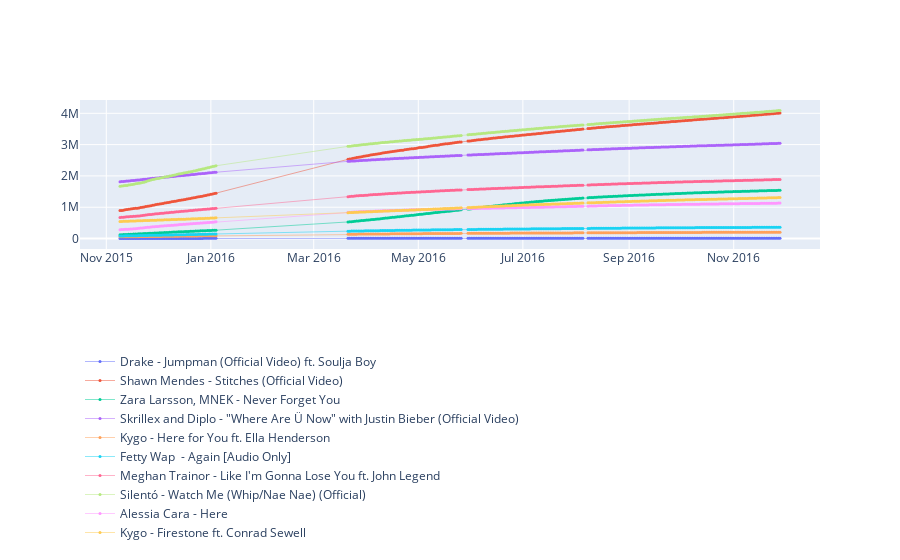
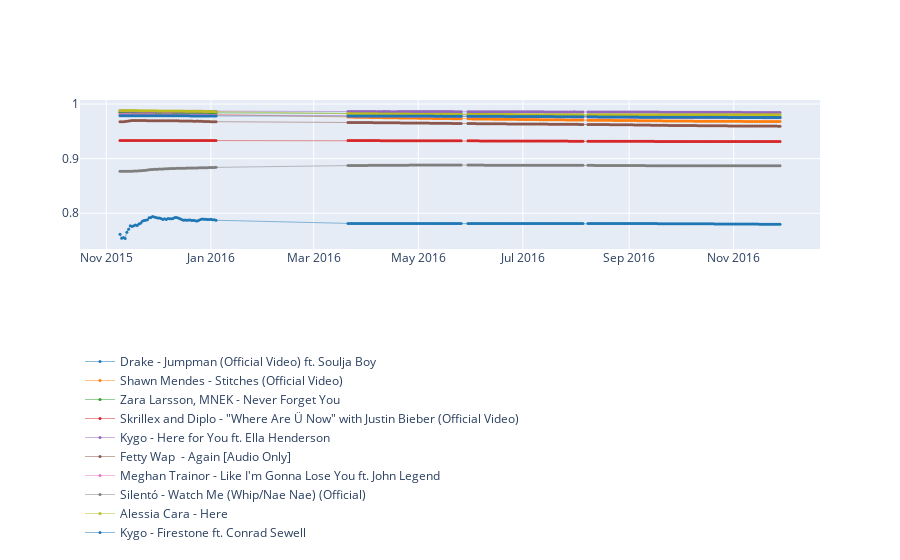

Notebook cell for these charts, in order:
### Markdown cell above
## Assignment 1 - Cascading effects

include:
- plot
- code explanation

Read the material in Chapter 16 on cascading effects. Plot the difference between the number of likes and dislikes for several songs.

Do you think we observe cascading effects? Is there a difference between songs that are already popular (in the top-100) and those that are not (megahit or alarmschijf)?. The model in Chapter 16 in its pure form cannot be applied to music preferences. Why not? Can you modify the model accordingly? Can you quantify cascading effects in this setting?

There is no one right answer right to this question, and the answer may depend on a particular song. Make your conclusions based on your data and present clear arguments.

# TODO explain drake jumpman. Nummer met laag aantal views, duidelijke cascading.

### Code cell
#TODO plot likes vs dislikes for several songs categorizeb by popularity
#TODO why cant the ch 16 model bot be applied to songs (int vs bool)
#TODO change model to work for songs
#TODO quantify cascading effect
#TODO comment code
#TODO pretty graphs

def find_songs(dataframe,mode='relative_likes'):
    dt_songs = {}
    
    for index, row in sorted(dataframe.iterrows(), key=lambda k: k[1]['timestamp']):
        y_id = row['song']
        if mode=='relative_likes':
            data = int(row['likes'])-int(row['dislikes'])
        elif mode=='like_ratio':
            data = int(row['likes'])/int(row['votes'])
        elif mode=='expectation':
            data = int(row['views'])
        else:
            data = int(row[mode])
            
        
        if mode=='expectation':
            data2 = int(row['likes'])
        else:
            data2 = row['timestamp']
        
        if y_id not in dt_songs.keys():
            dt_songs[y_id] = [[data],[data2]]
        else:
            dt_songs[y_id][0].append(data)
            dt_songs[y_id][1].append(data2)
                        
    return(dt_songs)
     


def draw_linechart(figure,dt_data,plot_trendline=False,**kwargs):
    colors=plotly.colors.DEFAULT_PLOTLY_COLORS
    i=0    
    if plot_trendline:
        all_x = [data[1] for song, data in dt_data.items()]
        flattened_x = [item for sublist in all_x for item in sublist]
    for song, data in dt_data.items():
        color = colors[i]
        kwargs['y'] = data[0]
        kwargs['x'] = data[1]
        kwargs['name']=song
        mode='markers+lines'
        line={'width':0.5,'color':color}
        marker={'size':3,'color':color}
        try:
            mode = kwargs['mode']
        except:
            pass
        try:
            line = kwargs['line']
        except:
            pass
        try:
            marker = kwargs['marker']
        except:
            pass
        figure.add_trace(go.Scatter(kwargs,mode=mode,line=line,marker=marker))
        
        
        if plot_trendline:
            trendline = np.poly1d(np.polyfit(kwargs['x'],kwargs['y'],1))
            figure.add_trace(go.Scatter(x=flattened_x,y=trendline(flattened_x),mode='lines',name='Trendline for' + song,line={'width':0.3,'color':color,'dash':'dot'}))

        i = (i + 1) % (len(colors)-1 ) 
        
    
def get_n_songs(data,n=None):
    if n:
        return data[data.song.isin(data.song.sample(n=n))]
    else:
        return data
    
data_set = pd.concat([get_n_songs(data_youtube100,n=10),data_youtube100[data_youtube100.song.str.contains('Drake - Jumpman')]] )

data1 = find_songs(data_set,mode='relative_likes')
figure = go.Figure()
draw_linechart(figure,data1,mode='markers+lines',line={'width':0.5},marker={'size':3})
figure.update_layout(legend=dict(x=0, y=-2))
figure.show()

data2 = find_songs(data_set,mode='like_ratio')
figure2 = go.Figure()
draw_linechart(figure2,data2)
figure2.update_layout(legend=dict(x=0, y=-2))
figure2.show()

### Figure 1 — Plotly figure (JSON) as saved in the notebook; plotly's stock layout.template omitted (floating-point values rounded to 4 significant figures; data arrays with more than 128 entries replaced by an {"elided": "..."} marker saying what was removed)
{"data": [{"line": {"width": 0.5}, "marker": {"size": 3}, "mode": "markers+lines", "name": "Drake - Jumpman (Official Video) ft. Soulja Boy", "type": "scatter", "x": {"elided": "305 str values"}, "y": {"elided": "305 int values"}}, {"line": {"width": 0.5}, "marker": {"size": 3}, "mode": "markers+lines", "name": "Shawn Mendes - Stitches (Official Video)", "type": "scatter", "x": {"elided": "305 str values"}, "y": {"elided": "305 int values"}}, {"line": {"width": 0.5}, "marker": {"size": 3}, "mode": "markers+lines", "name": "Zara Larsson, MNEK - Never Forget You", "type": "scatter", "x": {"elided": "305 str values"}, "y": {"elided": "305 int values"}}, {"line": {"width": 0.5}, "marker": {"size": 3}, "mode": "markers+lines", "name": "Skrillex and Diplo - \"Where Are Ü Now\" with Justin Bieber (Official Video)", "type": "scatter", "x": {"elided": "305 str values"}, "y": {"elided": "305 int values"}}, {"line": {"width": 0.5}, "marker": {"size": 3}, "mode": "markers+lines", "name": "Kygo - Here for You ft. Ella Henderson", "type": "scatter", "x": {"elided": "305 str values"}, "y": {"elided": "305 int values"}}, {"line": {"width": 0.5}, "marker": {"size": 3}, "mode": "markers+lines", "name": "Fetty Wap  - Again [Audio Only]", "type": "scatter", "x": {"elided": "305 str values"}, "y": {"elided": "305 int values"}}, {"line": {"width": 0.5}, "marker": {"size": 3}, "mode": "markers+lines", "name": "Meghan Trainor - Like I'm Gonna Lose You ft. John Legend", "type": "scatter", "x": {"elided": "305 str values"}, "y": {"elided": "305 int values"}}, {"line": {"width": 0.5}, "marker": {"size": 3}, "mode": "markers+lines", "name": "Silentó - Watch Me (Whip/Nae Nae) (Official)", "type": "scatter", "x": {"elided": "305 str values"}, "y": {"elided": "305 int values"}}, {"line": {"width": 0.5}, "marker": {"size": 3}, "mode": "markers+lines", "name": "Alessia Cara - Here", "type": "scatter", "x": {"elided": "305 str values"}, "y": {"elided": "305 int values"}}, {"line": {"width": 0.5}, "marker": {"size": 3}, "mode": "markers+lines", "name": "Kygo - Firestone ft. Conrad Sewell", "type": "scatter", "x": {"elided": "305 str values"}, "y": {"elided": "305 int values"}}], "layout": {"legend": {"x": 0, "y": -2}}}

### Figure 2 — Plotly figure (JSON) as saved in the notebook; plotly's stock layout.template omitted (floating-point values rounded to 4 significant figures; data arrays with more than 128 entries replaced by an {"elided": "..."} marker saying what was removed)
{"data": [{"line": {"color": "rgb(31, 119, 180)", "width": 0.5}, "marker": {"color": "rgb(31, 119, 180)", "size": 3}, "mode": "markers+lines", "name": "Drake - Jumpman (Official Video) ft. Soulja Boy", "type": "scatter", "x": {"elided": "305 str values"}, "y": {"elided": "305 float values"}}, {"line": {"color": "rgb(255, 127, 14)", "width": 0.5}, "marker": {"color": "rgb(255, 127, 14)", "size": 3}, "mode": "markers+lines", "name": "Shawn Mendes - Stitches (Official Video)", "type": "scatter", "x": {"elided": "305 str values"}, "y": {"elided": "305 float values"}}, {"line": {"color": "rgb(44, 160, 44)", "width": 0.5}, "marker": {"color": "rgb(44, 160, 44)", "size": 3}, "mode": "markers+lines", "name": "Zara Larsson, MNEK - Never Forget You", "type": "scatter", "x": {"elided": "305 str values"}, "y": {"elided": "305 float values"}}, {"line": {"color": "rgb(214, 39, 40)", "width": 0.5}, "marker": {"color": "rgb(214, 39, 40)", "size": 3}, "mode": "markers+lines", "name": "Skrillex and Diplo - \"Where Are Ü Now\" with Justin Bieber (Official Video)", "type": "scatter", "x": {"elided": "305 str values"}, "y": {"elided": "305 float values"}}, {"line": {"color": "rgb(148, 103, 189)", "width": 0.5}, "marker": {"color": "rgb(148, 103, 189)", "size": 3}, "mode": "markers+lines", "name": "Kygo - Here for You ft. Ella Henderson", "type": "scatter", "x": {"elided": "305 str values"}, "y": {"elided": "305 float values"}}, {"line": {"color": "rgb(140, 86, 75)", "width": 0.5}, "marker": {"color": "rgb(140, 86, 75)", "size": 3}, "mode": "markers+lines", "name": "Fetty Wap  - Again [Audio Only]", "type": "scatter", "x": {"elided": "305 str values"}, "y": {"elided": "305 float values"}}, {"line": {"color": "rgb(227, 119, 194)", "width": 0.5}, "marker": {"color": "rgb(227, 119, 194)", "size": 3}, "mode": "markers+lines", "name": "Meghan Trainor - Like I'm Gonna Lose You ft. John Legend", "type": "scatter", "x": {"elided": "305 str values"}, "y": {"elided": "305 float values"}}, {"line": {"color": "rgb(127, 127, 127)", "width": 0.5}, "marker": {"color": "rgb(127, 127, 127)", "size": 3}, "mode": "markers+lines", "name": "Silentó - Watch Me (Whip/Nae Nae) (Official)", "type": "scatter", "x": {"elided": "305 str values"}, "y": {"elided": "305 float values"}}, {"line": {"color": "rgb(188, 189, 34)", "width": 0.5}, "marker": {"color": "rgb(188, 189, 34)", "size": 3}, "mode": "markers+lines", "name": "Alessia Cara - Here", "type": "scatter", "x": {"elided": "305 str values"}, "y": {"elided": "305 float values"}}, {"line": {"color": "rgb(31, 119, 180)", "width": 0.5}, "marker": {"color": "rgb(31, 119, 180)", "size": 3}, "mode": "markers+lines", "name": "Kygo - Firestone ft. Conrad Sewell", "type": "scatter", "x": {"elided": "305 str values"}, "y": {"elided": "305 float values"}}], "layout": {"legend": {"x": 0, "y": -2}}}
